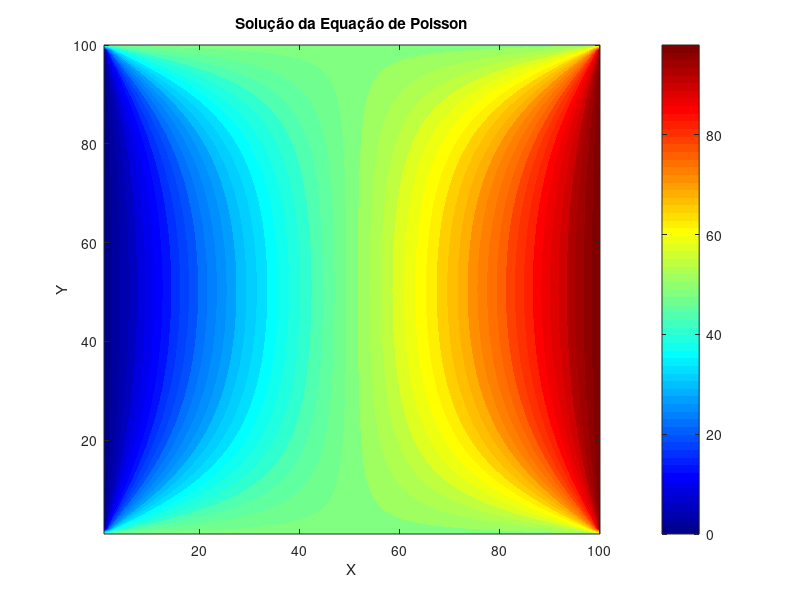

The MATLAB script that drew this image:
clc; clear; close all;

% Carregar os dados do arquivo .dat
dados = load('matriz.dat'); 

% Separar colunas
X = dados(:, 1);  % Índice X
Y = dados(:, 2);  % Índice Y
U = dados(:, 3);  % Valor da solução U(x,y)

% Número de pontos na malha (NX e NY)
NX = max(X);  % Último valor de X indica NX
NY = max(Y);  % Último valor de Y indica NY

% Criar matriz de solução U(X, Y)
U_matrix = reshape(U, [NX, NY]);  % Reformata os dados para matriz

% Criar grids de coordenadas X e Y
[X_grid, Y_grid] = meshgrid(1:NX, 1:NY);

% Plotar a solução como um mapa de calor (heatmap)
figure;
contourf(X_grid, Y_grid, U_matrix', 50, 'LineColor', 'none');
colorbar;
xlabel('X');
ylabel('Y');
title('Solução da Equação de Poisson');
colormap jet; % Mapa de cores mais visível

saveas(gcf, 'heatmap_2D.png');